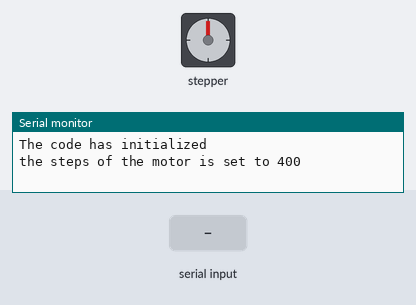
A sketch run on a simulated Arduino Uno, built with avr-gcc and run on an emulated ATmega328P. On the bench: stepper motor, the last lines printed to the serial monitor. Inputs (shaded band) come from the test bench. Stepper angles assume 400 steps per turn.

Above: at 1.2 s.
1.3 s: "1" received over Serial
At 4.1 s:
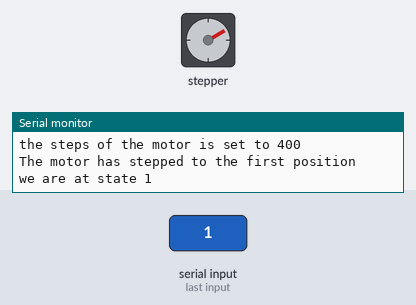
4.3 s: "2" received over Serial
At 6.9 s:
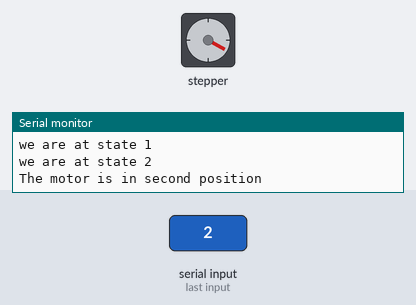
7.3 s: "3" received over Serial
At 10.1 s:
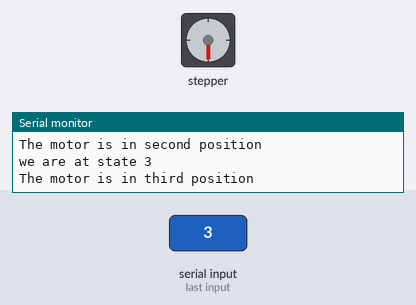
10.3 s: "4" received over Serial
At 12.8 s:
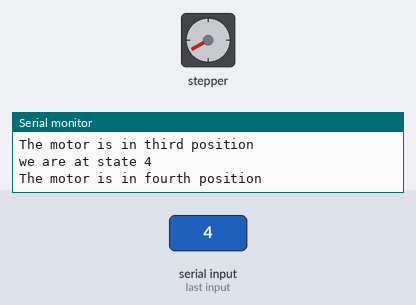
13.3 s: "5" received over Serial
At 16.1 s:
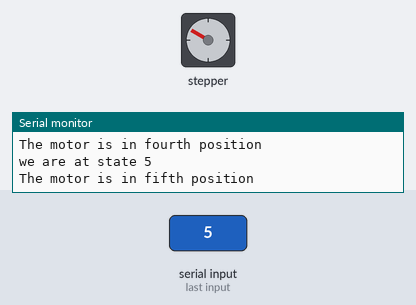
16.3 s: "6" received over Serial
At 17.37 s:
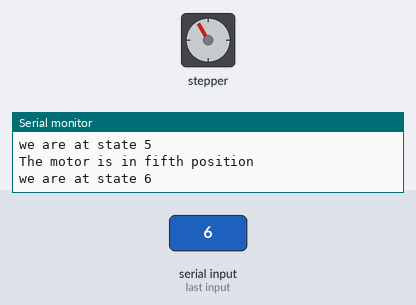
Timing chart, 0 to 19.7 s (numbered marks = the images above; inputs shaded):
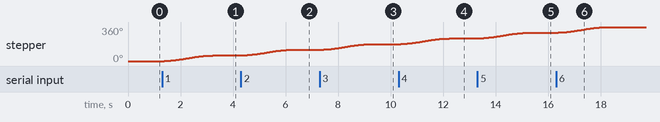

Measured:
- after the input at 1.3 s, stepper: turns 60° clockwise in 2.0 s, starting after 0.08 s
- after the input at 4.3 s, stepper: turns 59° clockwise in 1.9 s, starting at once
- after the input at 7.3 s, stepper: turns 61° clockwise in 2.1 s, starting at once
- after the input at 10.3 s, stepper: turns 60° clockwise in 2.0 s, starting after 0.08 s
- after the input at 13.3 s, stepper: turns 60° clockwise in 2.1 s, starting at once
- after the input at 16.3 s, stepper: turns 60° clockwise in 1.9 s, starting at once

The sketch:

mirage_position.ino
```cpp
// Include the AccelStepper library:
#include <AccelStepper.h>
#include <MultiStepper.h>
#include <Stepper.h>

int StepsPerRev = 400;
//This code will control the position of mirage
// should accept an input between 1-6 indicating
AccelStepper MirageStepper(1, 2, 3);
int stepCount = 0;  //Steps the motor has done
int DirectionMultiplier = -1; // allows for a direction to be chosen
char recieveCommand;
bool NewData, runallowed =false;
long StepsToNext = 60;


MultiStepper steppers;
// Motor setup
void setup() {
  // put your setup code here, to run once:
  Serial.begin (9600);
  Serial.println("The code has initialized");
  Serial.println("the steps of the motor is set to 400");
  MirageStepper.setMaxSpeed(400); // Steps per second
  MirageStepper.setSpeed(400);
  MirageStepper.setAcceleration(50); //Steps/sec^2
  steppers.addStepper(MirageStepper);
}


// Main loop to read serial data and write the motor position
  void loop()
  {
   checkSerial();
  }
 // after the serial is checked the mirage states will call either a move forward or move back function
void checkSerial()
{
  if (Serial.available() > 0 ) //if something changes in the values
  {
  recieveCommand = Serial.read();
  NewData = true; //this indicates the new values
  runallowed == true;
  if (NewData == true)
  {
    switch (recieveCommand)// checking the command string or number
    {
      case '1':
      {
        MotorPositionOne();
        Serial.println("we are at state 1");
         //calls the function to move one position forward
        break;
      }
      case '2':
      {
        Serial.println("we are at state 2");
        MotorPositionTwo();
        break;
      }
      case '3':
      {
        Serial.println("we are at state 3");
        MotorPositionThree();
        break;
      }
      case '4':
      {
        Serial.println("we are at state 4");
        MotorPositionFour();
        break;
      }
       case '5':
      {
        Serial.println("we are at state 5");
        MotorPositionFive();
        break;
      }
      case '6':
      {
        Serial.println("we are at state 6");
        MotorPositionSix();
        break;
      }

    }
    NewData = false;
  }

  }
}
// Motor change
void MotorPositionOne()
  {
    MirageStepper.moveTo(67);
    MirageStepper.runToPosition();
    //steps motor once every iteration
    Serial.println("The motor has stepped to the first position");
  }
void MotorPositionTwo()
{
  MirageStepper.moveTo(133);
  MirageStepper.runToPosition();
  Serial.println("The motor is in second position");
}
void MotorPositionThree()
{
  MirageStepper.moveTo(200);
  MirageStepper.runToPosition();
  Serial.println("The motor is in third position");
}
void MotorPositionFour()
{
  MirageStepper.moveTo(267);
  MirageStepper.runToPosition();
  Serial.println("The motor is in fourth position");
}
void MotorPositionFive()
{
  MirageStepper.moveTo(334);
  MirageStepper.runToPosition();
  Serial.println("The motor is in fifth position");
}
void MotorPositionSix()
{
  MirageStepper.moveTo(400);
  MirageStepper.runToPosition();
  Serial.println("The motor is in sixth position");
}
```
